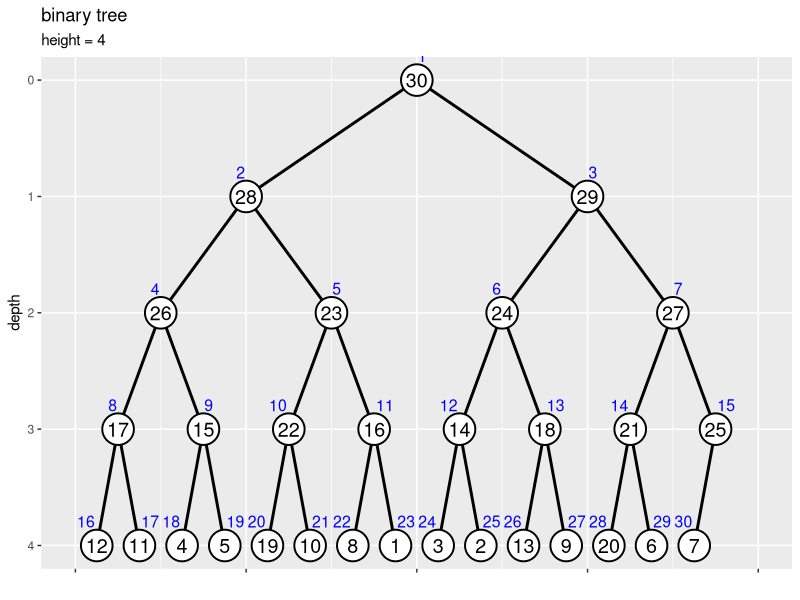

Write R code to recreate this figure. (Note: this script raises an error after producing the figure.)

# 10.7 ヒープ ----------------------------------------------------------------

# 利用パッケージ
library(tidyverse)
library(gganimate)

# チェック用
library(ggplot2)



# ヒープ化 --------------------------------------------------------------------

### 実装 -----

# ヒープ化の実装
heapify <- function(vec, i, N) {
  
  # 左側の子のインデックスを計算
  child_idx <- i * 2
  
  # 子がなければ終了
  if(child_idx > N) return(vec)
  
  # 値が大きい方の子のインデックスを設定
  if(child_idx+1 <= N & vec[child_idx+1] > vec[child_idx]) {
    child_idx <- child_idx + 1
  }
  
  # 子が親以下なら終了
  if(vec[child_idx] <= vec[i]) return(vec)
  
  # 子と親を入替
  vec[1:N] <- replace(x = vec, list = c(child_idx, i), values = vec[c(i, child_idx)])
  
  # 子を根としてヒープ化
  vec[1:N] <- heapify(vec, child_idx, N)
  
  # 数列を出力
  return(vec)
}


# 要素数を指定
N <- 30

# 数列を作成
a <- sample(x = 1:N, size = N, replace = FALSE)

# ヒープ化
max_i <- N %/% 2
for(i in max_i:1) {
  
  # i番目の頂点を根としてヒープ化
  a[1:N] <- heapify(a, i, N)
}

# ノードの座標を作成
d <- 0.6
vertex_df <- tibble::tibble(
  value = a, 
  index = 1:N, 
  depth = floor(log2(index)), # 縦方向のノード位置
  col_idx = index - 2^depth + 1, # 深さごとのノード番号
  coord_x = (col_idx * 2 - 1) * 1/(2^depth * 2), # 横方向のノード位置
  label_offset = dplyr::if_else(
    condition = index%%2 == 0, true = 0.5+d, false = 0.5-d
  ) # ラベル位置を左右にズラす
)

# エッジの座標を作成
edge_df <- dplyr::bind_rows(
  # 子ノードの座標
  vertex_df |> 
    dplyr::filter(depth > 0) |> # 根を除去
    dplyr::mutate(
      edge_id   = index, 
      node_type = "childe" # (確認用)
    ), 
  # 親ノードの座標
  vertex_df |> 
    dplyr::filter(depth > 0) |> # 根を除去
    dplyr::mutate(
      edge_id   = index, 
      node_type = "parent", # (確認用)
      depth   = depth - 1, # 縦方向のノード位置
      index   = index %/% 2, 
      col_idx = index - 2^depth + 1, # 深さごとのノード番号
      coord_x = (col_idx * 2 - 1) * 1/(2^depth * 2) # 横方向のノード位置
    )
) |> 
  dplyr::select(!label_offset) |> 
  dplyr::arrange(edge_id, depth)

# ツリーの高さを取得
max_h <- floor(log2(N))

# 二分木を作図
ggplot() + 
  geom_path(data = edge_df, 
            mapping = aes(x = coord_x, y = depth, group = edge_id), 
            linewidth = 1) + # 辺
  geom_point(data = vertex_df, 
             mapping = aes(x = coord_x, y = depth), 
             size = 10, shape = "circle filled", fill = "white", stroke = 1) + # 頂点
  geom_text(data = vertex_df, 
            mapping = aes(x = coord_x, y = depth, label = value), 
            size = 5) + # 値ラベル
  geom_text(data = vertex_df, 
            mapping = aes(x = coord_x, y = depth, label = index, hjust = label_offset), 
            size = 4, vjust = -1.5, color = "blue") + # 位置ラベル
  scale_x_continuous(labels = NULL, name = "") + 
  scale_y_reverse(breaks = 0:max_h, minor_breaks = FALSE) + 
  coord_cartesian(xlim = c(0, 1)) + 
  labs(title = "binary tree", 
       subtitle = paste0("height = ", max_h), 
       y = "depth")


### 可視化 -----

# 親子ノードの入替の実装
swap <- function(value, index, i, N) {
  
  # 数列の値・インデックスを取得
  val_vec <- value
  idx_vec <- index
  
  # 左側の子のインデックスを計算
  child_idx <- i * 2
  
  # 子がなければ終了
  if(child_idx > N) {
    lt <- list(value = val_vec, index = idx_vec, target = i)
    return(lt)
  }
  
  # 値が大きい方の子のインデックスを設定
  if(child_idx+1 <= N & val_vec[child_idx+1] > val_vec[child_idx]) {
    child_idx <- child_idx + 1
  }
  
  # 子が親以下なら終了
  if(val_vec[child_idx] <= val_vec[i]) {
    lt <- list(value = val_vec, index = idx_vec, target = i)
    return(lt)
  }
  
  # 子と親を入替
  val_vec[1:N] <- replace(x = val_vec, list = c(child_idx, i), values = val_vec[c(i, child_idx)])
  idx_vec[1:N] <- replace(x = idx_vec, list = c(child_idx, i), values = idx_vec[c(i, child_idx)])
  
  # 数列を出力
  if(child_idx <= N%/%2) {
    
    # 親子の入替があれば継続
    lt <- list(value = val_vec, index = idx_vec, target = child_idx)
    
  } else {
    
    # 子が葉なら終了
    lt <- list(value = val_vec, index = idx_vec, target = i)
  }
  return(lt)
}


# 要素数を指定
N <- 60

# 数列を生成
a <- sample(x = 1:N, size = N, replace = FALSE)
a

# 数列を格納
tmp_df <- tibble::tibble(
  step  = 0,   # 試行回数
  id    = 1:N, # 元のインデックス
  index = 1:N, # 各試行のインデックス
  value = a    # 要素
)

# 作図用のオブジェクトを初期化
id_vec   <- 1:N
trace_df <- tmp_df
trace_target_vec <- NULL

# ヒープ化
max_i <- N %/% 2
iter  <- 0
for(i in max_i:1) {
  
  # i番目の頂点を設定
  target_idx <- i
  
  # i番目の頂点を根とする部分木をヒープ化
  swap_flag <- TRUE
  while(swap_flag) {
    
    # 試行回数をカウント
    iter <- iter + 1
    
    # 親子の値を比較・入替
    res_lt <- swap(a, id_vec, target_idx, N)
    a[1:N]      <- res_lt[["value"]]
    id_vec[1:N] <- res_lt[["index"]]
    next_target_idx <- res_lt[["target"]]
    
    # 数列を格納
    tmp_df <- tibble::tibble(
      step  = iter, 
      id    = id_vec, 
      index = 1:N, 
      value = a
    )
    
    # 結果を記録
    trace_df <- dplyr::bind_rows(trace_df, tmp_df)
    trace_target_vec <- c(trace_target_vec, target_idx)
    
    # 入替の有無を確認
    if(target_idx == next_target_idx) {
      
      # 入替がなければ終了
      swap_flag <- FALSE
      
    } else {
      
      # 入替があれば入替後の頂点を親として設定
      target_idx <- next_target_idx
    }
    
    # 途中経過を表示
    print(paste0("--- step: ", iter, " ---"))
    print(a)
  }
}


# 頂点の座標を作成
trace_vertex_df <- trace_df |> 
  dplyr::group_by(step) |> # 座標計算用
  dplyr::mutate(
    depth   = floor(log2(index)), # ノードごとの深さ
    col_idx = index - 2^depth + 1, # 深さごとのノード番号
    coord_x = (col_idx * 2 - 1) * 1/(2^depth * 2), # 横方向のノード位置
  ) |> 
  dplyr::ungroup()

# インデックスラベルの座標を作成
d <- 0.6
index_df <- trace_vertex_df |> 
  dplyr::filter(step == 0) |> # 1試行分のデータを抽出
  dplyr::mutate(
    offset = dplyr::if_else(
      condition = index%%2 == 0, true = 0.5+d, false = 0.5-d
    ) # ラベル位置を左右にズラす
  ) |> 
  dplyr::select(!step) # フレーム遷移の影響から外す

# 辺の座標を作成
edge_df <- dplyr::bind_rows(
  # 子ノードの座標
  trace_vertex_df |> 
    dplyr::filter(step == 0, depth > 0) |> # 1試行分のデータを抽出・根を除去
    dplyr::mutate(
      edge_id = index
    ), 
  # 親ノードの座標
  trace_vertex_df |> 
    dplyr::filter(step == 0, depth > 0) |> # 1試行分のデータを抽出・根を除去
    dplyr::mutate(
      edge_id = index, # 子インデックス
      depth   = depth - 1, # ノードごとの深さ
      index   = index %/% 2, # 親インデックス
      col_idx = index - 2^depth + 1, # 深さごとのノード番号
      coord_x = (col_idx * 2 - 1) * 1/(2^depth * 2) # 横方向のノード位置
    )
) |> 
  dplyr::select(!step) |> # フレーム遷移の影響から外す
  dplyr::arrange(edge_id, depth)

# ステップ数を取得
max_step <- length(trace_target_vec)

# 入替対象の頂点の座標を作成
target_vertex_df <- dplyr::bind_rows(
  # 親ノードの座標
  tibble::tibble(
    step    = 1:max_step, 
    index   = trace_target_vec, # 入替元のインデックス
    depth   = floor(log2(index)), 
    col_idx = index - 2^depth + 1, 
    coord_x = (col_idx * 2 - 1) * 1/(2^depth * 2), 
    parent_flag = TRUE, 
    childe_id   = NA
  ), 
  # 子ノードの座標
  tidyr::expand_grid(
    step      = 1:max_step, 
    childe_id = 0:1
  ) |> 
    dplyr::mutate(
      index   = trace_target_vec[step] * 2 + childe_id, # 入替元の子インデックス
      depth   = floor(log2(index)), 
      col_idx = index - 2^depth + 1, 
      coord_x = (col_idx * 2 - 1) * 1/(2^depth * 2), 
      parent_flag = FALSE
    ) |> 
    dplyr::filter(index <= N)
) |> 
  dplyr::mutate(
    step = step - 1 # 表示フレームを調整
  ) |> 
  dplyr::arrange(step, index)

# 入替対象の辺の座標を計算
target_edge_df <- dplyr::bind_rows(
  # 親ノードの座標
  target_vertex_df |> 
    dplyr::filter(parent_flag) |> # 親ノードを抽出
    tidyr::uncount(weights = 2, .id = "childe_id") |> # 子ノード数に複製
    dplyr::mutate(
      childe_id = childe_id - 1, 
      edge_id   = index * 2 + childe_id # 子インデックス
    ) |> 
    dplyr::filter(edge_id <= N), # 子ノードがなければ除去
  # 子ノードの座標
  target_vertex_df |> 
    dplyr::filter(!parent_flag) |> # 子ノードを抽出
    dplyr::mutate(
      edge_id = index
    )
) |> 
  dplyr::arrange(step, index)

# ヒープ化のアニメーションを作図
graph <- ggplot() + 
  geom_text(data = index_df, 
            mapping = aes(x = coord_x, y = depth, label = index, hjust = offset), 
            size = 4, vjust = -1.7, color = "blue") + # インデックスラベル
  geom_path(data = edge_df, 
            mapping = aes(x = coord_x, y = depth, group = edge_id), 
            linewidth = 1) + # 辺
  geom_path(data = target_edge_df,
            mapping = aes(x = coord_x, y = depth, group = edge_id),
            color = "red", linewidth = 1, linetype = "dashed") + # 入替対象の辺
  geom_point(data = target_vertex_df,
             mapping = aes(x = coord_x, y = depth, group = step),
             size = 14, color = "red", alpha = 0.5) + # 入替対象の頂点
  geom_point(data = trace_vertex_df, 
             mapping = aes(x = coord_x, y = depth, group = id), 
             size = 12, shape = "circle filled", fill = "white", stroke = 1) + # 頂点
  geom_text(data = trace_vertex_df, 
            mapping = aes(x = coord_x, y = depth, label = as.character(value), group = id), 
            size = 5) + # 値ラベル
  gganimate::transition_states(states = step, transition_length = 9, state_length = 1, wrap = FALSE) + # フレーム遷移
  gganimate::ease_aes("cubic-in-out") + # 遷移の緩急
  scale_x_continuous(labels = NULL) + 
  scale_y_reverse(breaks = 0:max(trace_vertex_df[["depth"]], na.rm = TRUE), minor_breaks = FALSE) + 
  coord_cartesian(xlim = c(0, 1)) + 
  labs(title = "heapify", 
       subtitle = "step: {next_state}", 
       x = "", y = "depth")

# フレーム数を取得
frame_num <- max(trace_df[["step"]]) + 1

# 遷移フレーム数を指定
s <- 20

# gif画像を作成
gganimate::animate(
  plot = graph, 
  nframes = (frame_num + 2)*s, start_pause = s, end_pause = s, fps = 20, 
  width = 1200, height = 600, 
  renderer = gganimate::gifski_renderer()
)


# 値ラベルの座標を作成
init_df <- trace_df |> 
  dplyr::filter(step == 0) # 初期値を抽出
last_df <- trace_df |> 
  dplyr::filter(step == max(step)) # 最終結果を抽出

# 入替推移を作図
ggplot() + 
  geom_line(data = trace_df, 
            mapping = aes(x = step, y = index, color = factor(value), group = id), 
            linewidth = 1) + 
  geom_text(data = init_df, 
            mapping = aes(x = step, y = index, label = value), 
            hjust = 1) + 
  geom_text(data = last_df, 
            mapping = aes(x = step, y = index, label = value), 
            hjust = 0) + 
  theme(legend.position = "none") + 
  labs(title = "heapify", 
       x = "step", y = "index")
